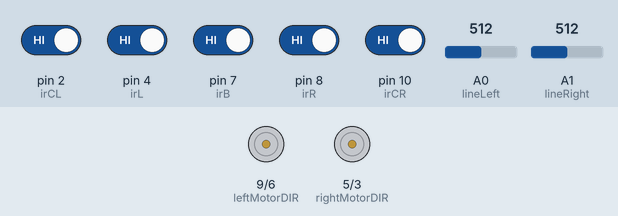
Recording of a program running on a simulated Arduino Nano, built with avr-gcc and run on an emulated ATmega328P. Shown: direction and speed pins drawn as motors (green arrow = direction pin HIGH = forward, orange = LOW = backward, longer = more drive). The test bench sets the inputs (shaded band); at power-on: pin 2 (irCL), pin 4 (irL), pin 7 (irB), pin 8 (irR), pin 10 (irCR) HIGH, A0 (lineLeft) = 512, A1 (lineRight) = 512.

Above: at 0.1 s.
At 4.8 s:
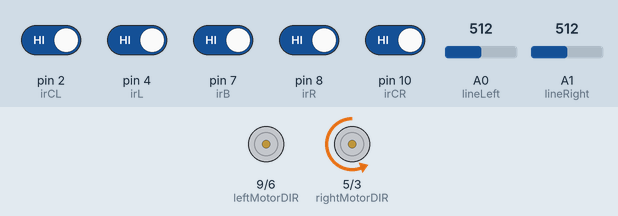
4.9 s: A0 (lineLeft) set to 311
6.4 s: A0 (lineLeft) set to 281
At 7.6 s:
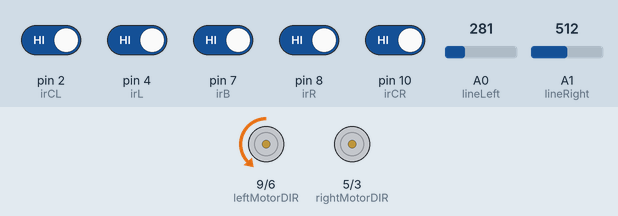
Timing chart, 0 to 9.4 s (numbered marks = the images above; inputs shaded):
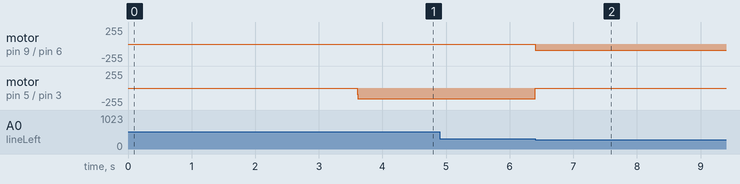

The program:

main.cpp
```cpp
// #include <Arduino.h>
// #include "world_state.hpp"
// #include "algorithms.hpp"
// #include "motor_actions.hpp"
// #include "world_state.hpp"

// // IR sensor pins
// const int irR = 8;
// const int irCR = 10;
// const int irCL = 2;
// const int irL = 4;
// const int irB = 7;

// // Line sensor pins
// const int lineLeft = A0;
// const int lineRight = A1;

// // Motor pins
// const int leftMotorDIR = 9;
// const int leftMotorPWM = 6;
// const int rightMotorDIR = 5;
// const int rightMotorPWM = 3;

// //debug
// unsigned long lastDebug = 0;

// // arrays
// int motors[2] = {0, 0}; // starting speed
// int line_sensors[2] = {0, 0};
// int ir_sensors[5] = {0, 0, 0, 0, 0};

// // speed
// int speed = 55;
// int first = 1;
// int initSpeed = 55;
// int attackSpeed = 55;
// // 150 - 100 delay for 180 turn

// // other classes
// // world_state* world;
// // algorithms* algo;
// // motor_actions* robot;

// // functions
// void debug();
// void pollSensors();
// void updateState();
// //void updateMotors();
// void forward();
// void backward();
// void stopRobot();
// void turnRight();
// void turnLeft();
// void customDrive(int lspeed, int rspeed);
// void firstForward();

// void setup() {
//   // Sensor inputs
//   pinMode(irR, INPUT);
//   pinMode(irCR, INPUT);
//   pinMode(irCL, INPUT);
//   pinMode(irL, INPUT);
//   pinMode(irB, INPUT);
//   pinMode(A0, INPUT);
//   pinMode(A1, INPUT);

//   // Motor outputs
//   pinMode(leftMotorDIR, OUTPUT);
//   pinMode(leftMotorPWM, OUTPUT);
//   pinMode(rightMotorDIR, OUTPUT);
//   pinMode(rightMotorPWM, OUTPUT);

//   // other classes
//   // world = new world_state(line_sensors, ir_sensors);
//   // robot = new motor_actions(motors);
//   // algo = new algorithms(robot, world);

//   // 5 second delay
//   //Serial.begin(9600);
//   //Serial.print("Running...");
//   delay(3600);

// }

// void loop() {
//   //debug();
//   pollSensors();
//   speed = initSpeed;
//   updateState();
//   //updateMotors();

//   // print debug every 500 ms
//   // if (millis() - lastDebug >= 500) {
//   //   debug();
//   //   lastDebug = millis();
//   // }
// }

// void pollSensors() {
//   // read ir sensors
//   ir_sensors[0] = digitalRead(irL);
//   ir_sensors[1] = digitalRead(irCL);
//   ir_sensors[2] = digitalRead(irCR);
//   ir_sensors[3] = digitalRead(irR);
//   ir_sensors[4] = digitalRead(irB);

//   // read line sensors
//   line_sensors[0] = analogRead(lineLeft);
//   line_sensors[1] = analogRead(lineRight);
//   // above 700-800 means black
//   // 600 under means some white is sensed
// }

// void updateState() {
//   //algo -> match_strategy();
//   bool left = line_sensors[0] < 600;
//   bool right = line_sensors[1] < 600;

//   if (first == 1) {
//     firstForward();
//     delay(10);
//     first = 0;
//   }

//   if (left || right) {
//     // stopRobot();
//     // delay(100);

//     backward();
//     delay(200);
//     turnLeft();
//     delay(65);

//     // stopRobot();
//     // delay(100);

//     // if (ir_sensors[3] == 1 || ir_sensors[2] == 1) {
//     //   turnRight();
//     //   delay(100);
//     //   return;
//     // } else if (ir_sensors[0] == 1 || ir_sensors[1] == 1) {
//     //   turnLeft();
//     //   delay(100);
//     //   return;
//     // } else if (ir_sensors[4] == 1) {
//     //   turnLeft();
//     //   delay(100);
//     //   return;
//     // }
//     return;
//   } //else if (left) {
//   //     turnRight();
//   //     delay(100);
//   //     return;
//   // } else if (right) {
//   //     turnLeft();a
//   //     delay(100);
//   //     return;
//   // }
//   // -------- PRIORITY 2: ATTACK --------
//   if (ir_sensors[1] == 1 && ir_sensors[2] == 1) {
//     if(! line_sensors[0] < 600 && !line_sensors[1] < 600){
//         attackSpeed += 10;
//         speed = attackSpeed;
//     }
//     if (speed > 255) {
//       speed = 255;
//     }
//     forward(); // push opponent
//     delay(10);
//     return;
//   } else if (ir_sensors[0] == 1 && ir_sensors[1] == 1) {
//     turnLeft();
//     delay(10);
//     return;
//   } else if (ir_sensors[0] == 1) {
//     turnLeft();
//     delay(10);
//     return;
//   } else if (ir_sensors[2] == 1 && ir_sensors[3] == 1) {
//     turnRight();
//     delay(10);
//     return;
//   } else if (ir_sensors[3] == 1) {
//     turnRight();
//     delay(10);
//     return;
//   }
//   // } else if (ir_sensors[4] == 1) {
//   //   //turnLeft();
//   //   //delay(100);
//   // } else { // serch if nothing is seen
//   //   turnLeft();
//   //   delay(40);
//   //   return;
//   // }
//   // -------- PRIORITY 3: SEARCH --------
//   else {
//     turnLeft(); // spin to find opponent
//   }
// }

// // void updateMotors() {
// //   // left motor
// //   if (motors[0] > 0) { // if direction is forward
// //     analogWrite(leftMotorDIR, motors[0]);
// //     analogWrite(leftMotorPWM, 0);
// //   } else { // if direction is back
// //     analogWrite(leftMotorDIR, 0);
// //     analogWrite(leftMotorPWM, abs(motors[0]));
// //   }

// //   // right motor
// //   if (motors[1] > 0) { // if direction is forward
// //     analogWrite(rightMotorDIR, 0);
// //     analogWrite(rightMotorPWM, motors[1]);
// //   } else { // if direction is back
// //     analogWrite(rightMotorDIR, abs(motors[1]));
// //     analogWrite(rightMotorPWM, 0);
// //   }
// // }

// void stopRobot() {
//   analogWrite(leftMotorDIR, 0);
//   analogWrite(leftMotorPWM, 0);
//   analogWrite(rightMotorDIR, 0);
//   analogWrite(rightMotorPWM, 0);
//   delay(10);
// }

// void forward() {
//   bool left = line_sensors[0] < 600;
//   bool right = line_sensors[1] < 600;
//   if(left || right ){
//     //stopRobot();
//     backward();
//     delay(200);
//     turnLeft();
//     delay(65);
//     return;
//   }
//   analogWrite(leftMotorDIR, speed);
//   analogWrite(leftMotorPWM, 0);
//   analogWrite(rightMotorDIR, 0);
//   analogWrite(rightMotorPWM, speed);
// }

// void firstForward() {
//   analogWrite(leftMotorDIR, speed);
//   analogWrite(leftMotorPWM, 0);
//   analogWrite(rightMotorDIR, 0);
//   analogWrite(rightMotorPWM, speed);
// }

// void backward() {
//   analogWrite(leftMotorDIR, 0);
//   analogWrite(leftMotorPWM, speed);
//   analogWrite(rightMotorDIR, speed);
//   analogWrite(rightMotorPWM, 0);
// }

// void turnLeft() {
//   analogWrite(leftMotorDIR, 0);
//   analogWrite(leftMotorPWM, speed);
//   analogWrite(rightMotorDIR, 0);
//   analogWrite(rightMotorPWM, speed);
// }

// void turnRight() {
//   analogWrite(leftMotorDIR, speed);
//   analogWrite(leftMotorPWM, 0);
//   analogWrite(rightMotorDIR, speed);
//   analogWrite(rightMotorPWM, 0);
// }

// void customDrive(int lspeed, int rspeed) {
//   analogWrite(leftMotorDIR, lspeed);
//   analogWrite(leftMotorPWM, 0);
//   analogWrite(rightMotorDIR, 0);
//   analogWrite(rightMotorPWM, rspeed);
// }

// void debug() {
//   // Read ir sensors
//   int s1 = digitalRead(irR);
//   int s2 = digitalRead(irCR);
//   int s3 = digitalRead(irCL);
//   int s4 = digitalRead(irL);
//   int s5 = digitalRead(irB);

//   // read line sensors
//   int r = analogRead(lineRight);
//   int l = analogRead(lineLeft);
//   // above 700-800 means black
//   // 600 under means some white is sensed

//   // Print IR values - left to right
//   // back sensors is at end
//   Serial.print("IR: ");
//   Serial.print(s4); Serial.print(" ");
//   Serial.print(s3); Serial.print(" ");
//   Serial.print(s2); Serial.print(" ");
//   Serial.print(s1); Serial.print(" | B: ");
//   Serial.print(s5); Serial.print(" | ");

//   // Print line sensor values
//   Serial.print("Line: ");
//   Serial.print(l); Serial.print(" ");
//   Serial.println(r);

//   Serial.println("-------------------------");
// }


//--chatgpt code--

#include <Arduino.h>
// #include "world_state.hpp"
// #include "algorithms.hpp"
// #include "motor_actions.hpp"
// #include "world_state.hpp"

// IR sensor pins
const int irR = 8;
const int irCR = 10;
const int irCL = 2;
const int irL = 4;
const int irB = 7;

// Line sensor pins
const int lineLeft = A0;
const int lineRight = A1;

// Motor pins
const int leftMotorDIR = 9;
const int leftMotorPWM = 6;
const int rightMotorDIR = 5;
const int rightMotorPWM = 3;

//debug
unsigned long lastDebug = 0;

// arrays
int motors[2] = {0, 0};
int line_sensors[2] = {0, 0};
int ir_sensors[5] = {0, 0, 0, 0, 0};

// speed
int speed = 90;              // 🔧 CHANGED: higher base speed
int first = 1;
int initSpeed = 90;          // 🔧 CHANGED: increased from 55
int attackSpeed = 150;       // 🔧 CHANGED: burst speed
int attackHarder = 0;

// 🔧 NEW: higher threshold for earlier detection
const int LINE_THRESHOLD = 300;

// 🔧 NEW: EDGE FAILSAFE FUNCTION (used everywhere)
// if see white, true
bool edgeDetected() {
  return (line_sensors[0] < LINE_THRESHOLD || line_sensors[1] < LINE_THRESHOLD);
}

// functions
void pollSensors();
void updateState();
void forward();
void backward();
void stopRobot();
void turnRight();
void turnLeft();
void customDrive(int lspeed, int rspeed);
void firstForward();

void setup() {
  pinMode(irR, INPUT);
  pinMode(irCR, INPUT);
  pinMode(irCL, INPUT);
  pinMode(irL, INPUT);
  pinMode(irB, INPUT);
  pinMode(A0, INPUT);
  pinMode(A1, INPUT);

  pinMode(leftMotorDIR, OUTPUT);
  pinMode(leftMotorPWM, OUTPUT);
  pinMode(rightMotorDIR, OUTPUT);
  pinMode(rightMotorPWM, OUTPUT);
  delay(3600);
}

void loop() {
  pollSensors();
  speed = initSpeed;
  attackHarder = 0;
  updateState();
}

// 🔧 IMPROVED: sensor polling unchanged but used more often
void pollSensors() {
  ir_sensors[0] = digitalRead(irL);
  ir_sensors[1] = digitalRead(irCL);
  ir_sensors[2] = digitalRead(irCR);
  ir_sensors[3] = digitalRead(irR);
  ir_sensors[4] = digitalRead(irB);

  line_sensors[0] = analogRead(lineLeft);
  line_sensors[1] = analogRead(lineRight);
}

void updateState() {
  bool left = line_sensors[0] < LINE_THRESHOLD;
  bool right = line_sensors[1] < LINE_THRESHOLD;

  if (first == 1) {
    firstForward();
    delay(10);
    first = 0;
  }

  // 🔧 PRIORITY 1: EDGE ESCAPE (FASTER + SHORTER DELAYS)
  if (left || right) {
    backward();
    delay(120);   // 🔧 REDUCED from 200

    turnLeft();
    delay(40);    // 🔧 REDUCED from 65

    return;
  }

  // -------- PRIORITY 2: ATTACK --------
  if (ir_sensors[1] == 1 && ir_sensors[2] == 1) {

    // 🔧 FIXED BUG: correct logic
    if (line_sensors[0] >= LINE_THRESHOLD && line_sensors[1] >= LINE_THRESHOLD) {
        speed = attackSpeed;   // 🔧 burst speed instead of increment
        attackHarder += 10;
        speed += attackHarder;
    }

    if (speed > 255) speed = 255;

    forward();
    delay(5);  // 🔧 reduced delay
    return;

  } else if (ir_sensors[0] == 1 && ir_sensors[1] == 1) {
    turnLeft();
    delay(5);
    return;

  } else if (ir_sensors[0] == 1) {
    turnLeft();
    delay(5);
    return;

  } else if (ir_sensors[2] == 1 && ir_sensors[3] == 1) {
    turnRight();
    delay(5);
    return;

  } else if (ir_sensors[3] == 1) {
    turnRight();
    delay(5);
    return;
  }

  // -------- PRIORITY 3: SEARCH --------
  else {
    turnLeft();
  }
}

void stopRobot() {
  analogWrite(leftMotorDIR, 0);
  analogWrite(leftMotorPWM, 0);
  analogWrite(rightMotorDIR, 0);
  analogWrite(rightMotorPWM, 0);
}

// 🔧 UPDATED: forward now constantly checks edge
void forward() {
  pollSensors();  // 🔧 NEW: re-check sensors during movement

  if (edgeDetected()) {
    backward();
    delay(120);
    turnLeft();
    delay(40);
    return;
  }

  analogWrite(leftMotorDIR, speed);
  analogWrite(leftMotorPWM, 0);
  analogWrite(rightMotorDIR, 0);
  analogWrite(rightMotorPWM, speed);
}

void firstForward() {
  analogWrite(leftMotorDIR, speed);
  analogWrite(leftMotorPWM, 0);
  analogWrite(rightMotorDIR, 0);
  analogWrite(rightMotorPWM, speed);
}

void backward() {
  analogWrite(leftMotorDIR, 0);
  analogWrite(leftMotorPWM, speed);
  analogWrite(rightMotorDIR, speed);
  analogWrite(rightMotorPWM, 0);
}

void turnLeft() {
  pollSensors();  // 🔧 NEW: check while turning

  if (edgeDetected()) {
    backward();
    delay(100);
    return;
  }

  analogWrite(leftMotorDIR, 0);
  analogWrite(leftMotorPWM, speed);
  analogWrite(rightMotorDIR, 0);
  analogWrite(rightMotorPWM, speed);
}

void turnRight() {
  pollSensors();  // 🔧 NEW: check while turning

  if (edgeDetected()) {
    backward();
    delay(100);
    return;
  }

  analogWrite(leftMotorDIR, speed);
  analogWrite(leftMotorPWM, 0);
  analogWrite(rightMotorDIR, speed);
  analogWrite(rightMotorPWM, 0);
}

void customDrive(int lspeed, int rspeed) {
  analogWrite(leftMotorDIR, lspeed);
  analogWrite(leftMotorPWM, 0);
  analogWrite(rightMotorDIR, 0);
  analogWrite(rightMotorPWM, rspeed);
}

void debug() {
  // Read ir sensors
  int s1 = digitalRead(irR);
  int s2 = digitalRead(irCR);
  int s3 = digitalRead(irCL);
  int s4 = digitalRead(irL);
  int s5 = digitalRead(irB);

  // read line sensors
  int r = analogRead(lineRight);
  int l = analogRead(lineLeft);
  // above 700-800 means black
  // 600 under means some white is sensed

  // Print IR values - left to right
  // back sensors is at end
  Serial.print("IR: ");
  Serial.print(s4); Serial.print(" ");
  Serial.print(s3); Serial.print(" ");
  Serial.print(s2); Serial.print(" ");
  Serial.print(s1); Serial.print(" | B: ");
  Serial.print(s5); Serial.print(" | ");

  // Print line sensor values
  Serial.print("Line: ");
  Serial.print(l); Serial.print(" ");
  Serial.println(r);

  Serial.println("-------------------------");
} 
```

algorithms.hpp
```cpp
#ifndef ALGORITHMS_HPP
#define ALGORITHMS_HPP

#include <Arduino.h>
#include "enums.hpp"
#include "motor_actions.hpp"
#include "world_state.hpp"
//#include <algorithm>

class algorithms {
    private:
        motor_actions* robot;
        world_state* world;
        line_states selfPosition;
        enemy_states enemyPosition;

    public:
        algorithms(motor_actions* robot, world_state* world);
        void match_strategy();
        void slammy_whammy();
        void updateEnemyPos(enemy_states pos);
        void avoid_white_line();
        int draw_circle();
        int attack_forward();
        int turn_towards();
        int attack_forward_no_delay();
        int turn_towards_no_delay();
        int dodge();
};

#endif
```

enums.hpp
```cpp
#ifndef ENUMS_HPP
#define ENUMS_HPP

enum line_states {
    OFF,
    LEFT_LINE,
    RIGHT_LINE,
    CENTER_LINE
};

// two sensors on the front
// one on each side of bot
// one more sensor on back
enum enemy_states {
    UNKNOWN, // not seen
    LEFT, // left sensor
    MIDLEFT, // left + frontleft sensors
    FRONT, // both front sensors (frontleft + frontright)
    RIGHT, // right sensor
    MIDRIGHT, // right + frontright sensors
    BACKRIGHT,
    BEHIND, // back sensor
    BACKLEFT
};

#endif
```

motor_actions.hpp
```cpp
#ifndef ROBOT_ACTIONS_H
#define ROBOT_ACTIONS_H

class motor_actions {
    private:
        int* motors;
        int acceleration;
    public:
        motor_actions(int* motor);
        void brake();
        void drive_forward(int speed);
        void drive_backward(int speed);
        void turn_left(int speed);
        void turn_right(int speed);
        void drive_custom(int rightSpeed, int leftSpeed);
};

#endif
```

world_state.hpp
```cpp
#ifndef WORLD_STATE_H
#define WORLD_STATE_H

#include "enums.hpp"

class world_state {

    private:
        int* ir_sensors;
        int* line_sensors;
        line_states line_arr[4] = {OFF, LEFT_LINE, RIGHT_LINE, CENTER_LINE};

    public:
        world_state(int* line_sensors, int* ir_sensors);
        line_states line_check();
        enemy_states enemy_pos();
};

#endif
```

motor_actions.cpp
```cpp
#include <Arduino.h>
#include "motor_actions.hpp"

motor_actions :: motor_actions(int* motors) {
    this -> motors = motors;
    acceleration = 5;
}

void motor_actions :: brake() {
    motors[0] = 0;
    motors[1] = 0;
}

void motor_actions :: drive_forward(int speed) {
    if (speed - motors[0] > acceleration || speed - motors[1] > acceleration) {
        motors[0] += acceleration;
        motors[1] += acceleration;
    } else {
        motors[0] = speed; //left motor
        motors[1] = speed; //right motor
    }
};

void motor_actions :: drive_backward(int speed) {
    motors[0] = -1 * speed;
    motors[1] = -1 * speed;
};

//need to test for direction
void motor_actions :: turn_left(int speed) {
    motors[0] = -1 * speed;
    motors[1] = speed;
};

//need to test for direction
void motor_actions :: turn_right(int speed) {
    motors[0] = speed;
    motors[1] = -1 * speed;
};

void motor_actions :: drive_custom(int rSpeed, int lSpeed) {
    if (lSpeed - motors[0] > acceleration) {
        motors[0] += acceleration;
    } else if (rSpeed - motors[1] > acceleration) {
        motors[1] += acceleration;
    }
}
```

world_state.cpp
```cpp
#include "world_state.hpp"
#include <Arduino.h>

world_state :: world_state (int* line_sensors, int* ir_sensors) {
    this -> ir_sensors = ir_sensors;
    this -> line_sensors = line_sensors;
};

line_states world_state :: line_check() {
    bool left = line_sensors[0] < 800; // 600
    bool right = line_sensors[1] < 800;

    if (left && right) return CENTER_LINE;
    if (left && !right) return LEFT_LINE;
    if (!left && right) return RIGHT_LINE;
    return OFF;
};

//uses ir_sensors array to decide where enemy is
enemy_states world_state :: enemy_pos() {
    bool left = ir_sensors[0] == 1;
    bool centerLeft = ir_sensors[1] == 1;
    bool right = ir_sensors[2] == 1;
    bool centerRight = ir_sensors[3] == 1;
    bool behind = ir_sensors[4] == 1;

    if (centerLeft && centerRight) return FRONT;
    if (left && centerLeft) return MIDLEFT;
    if (right && centerRight) return MIDRIGHT;

    if (behind && left) return BACKLEFT;
    if (behind && right) return BACKRIGHT;
    if (behind) return BEHIND;

    if (left) return LEFT;
    if (right) return RIGHT;

    // safety checks
    if (centerLeft) return MIDLEFT;
    if (centerRight) return MIDRIGHT;

    return UNKNOWN;
};
```

Source omitted: algorithms.cpp (4461 bytes), chat.cpp (5362 bytes)

Measured:
- the behaviour switches between 300 and 299 on A0 (lineLeft) (found by bisection; images 1 and 2)
- after the input at 4.9 s, every drawn part: stays the same
- after the input at 6.4 s, motor on pin 9 (leftMotorDIR) / pin 6 (leftMotorPWM): stopped → backward 90/255 at once; motor on pin 5 (rightMotorDIR) / pin 3 (rightMotorPWM): backward 160/255 → stopped at once
